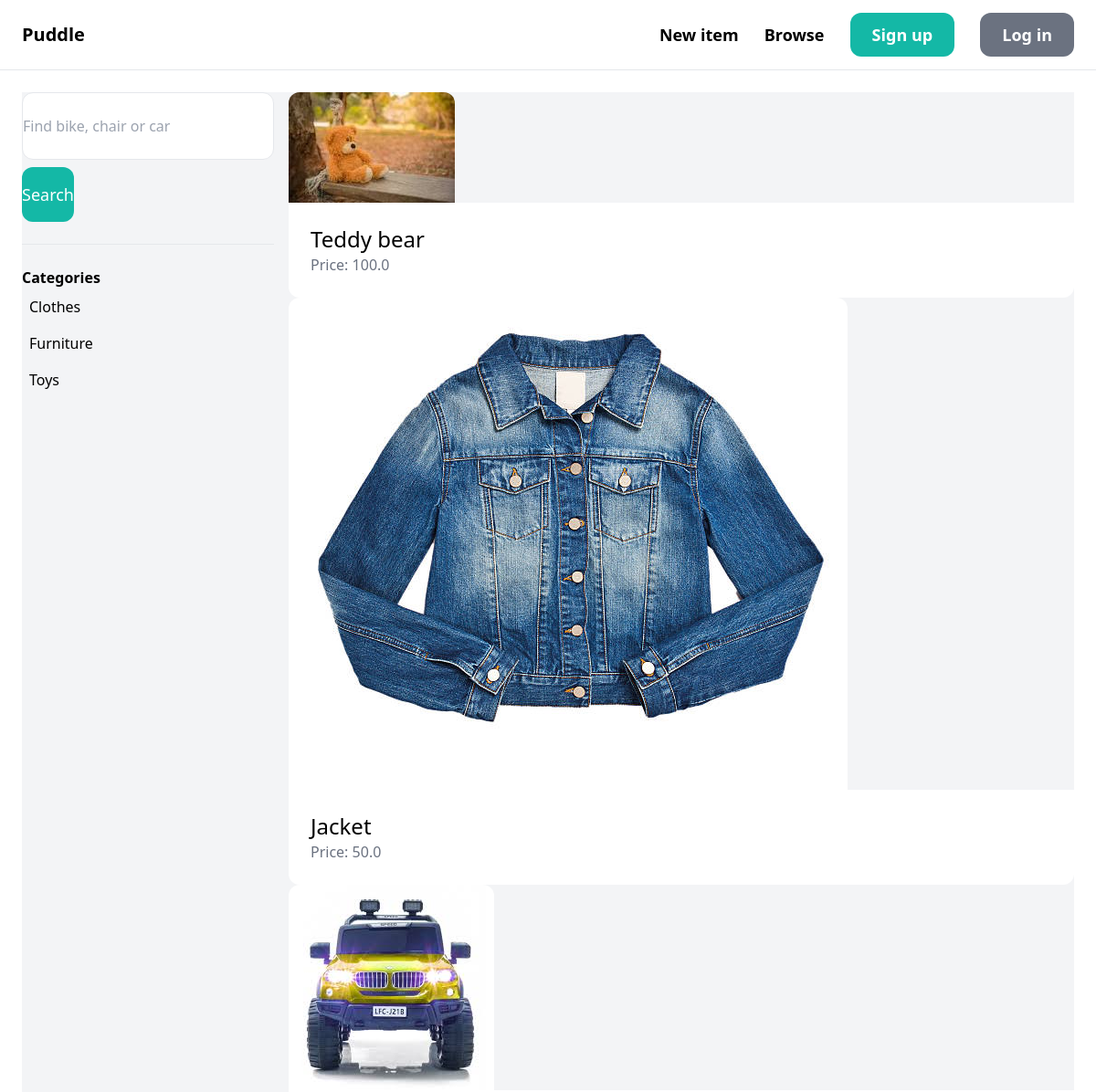
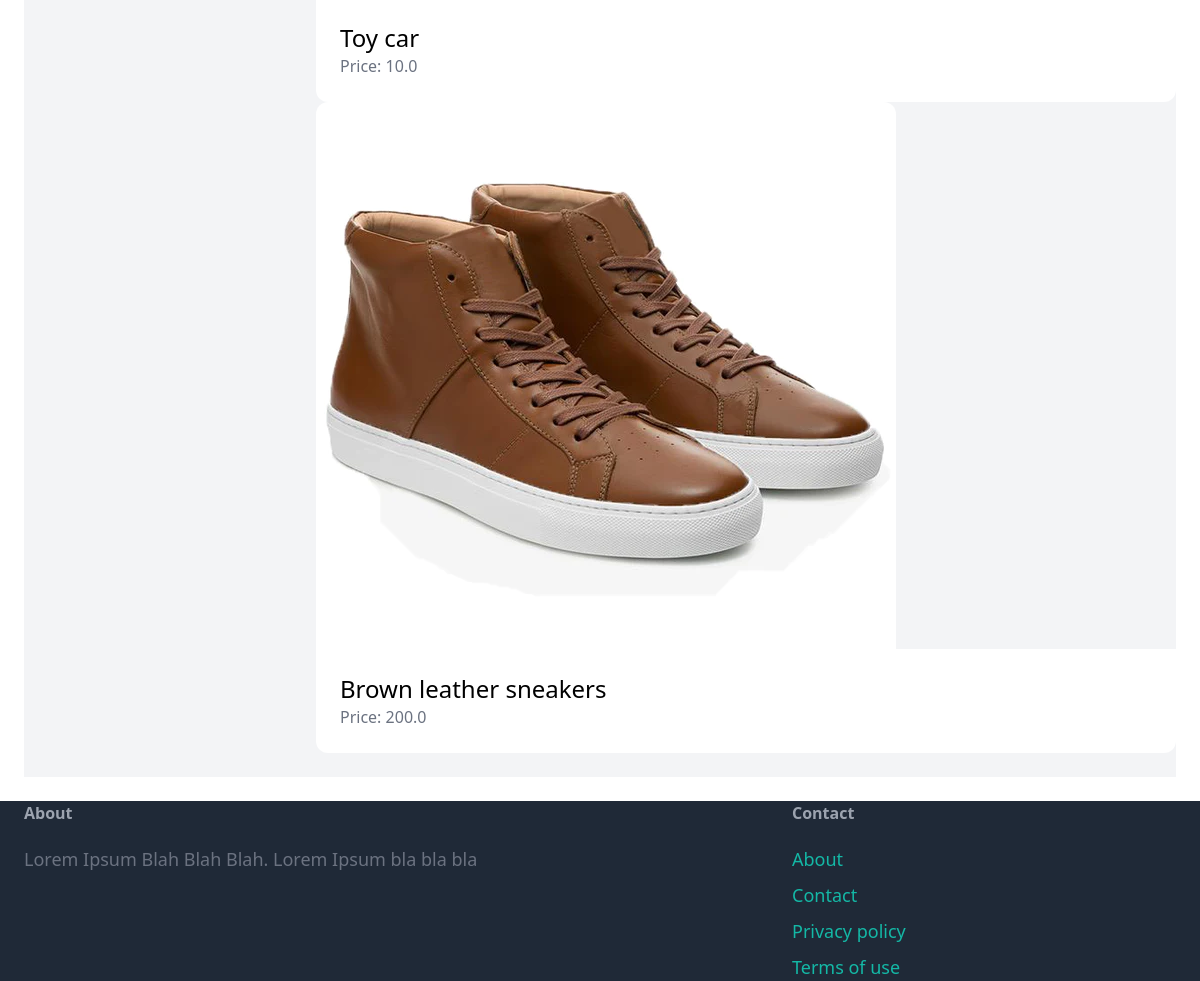
Before: /item/ with the older database file (2 pictures, top to bottom).
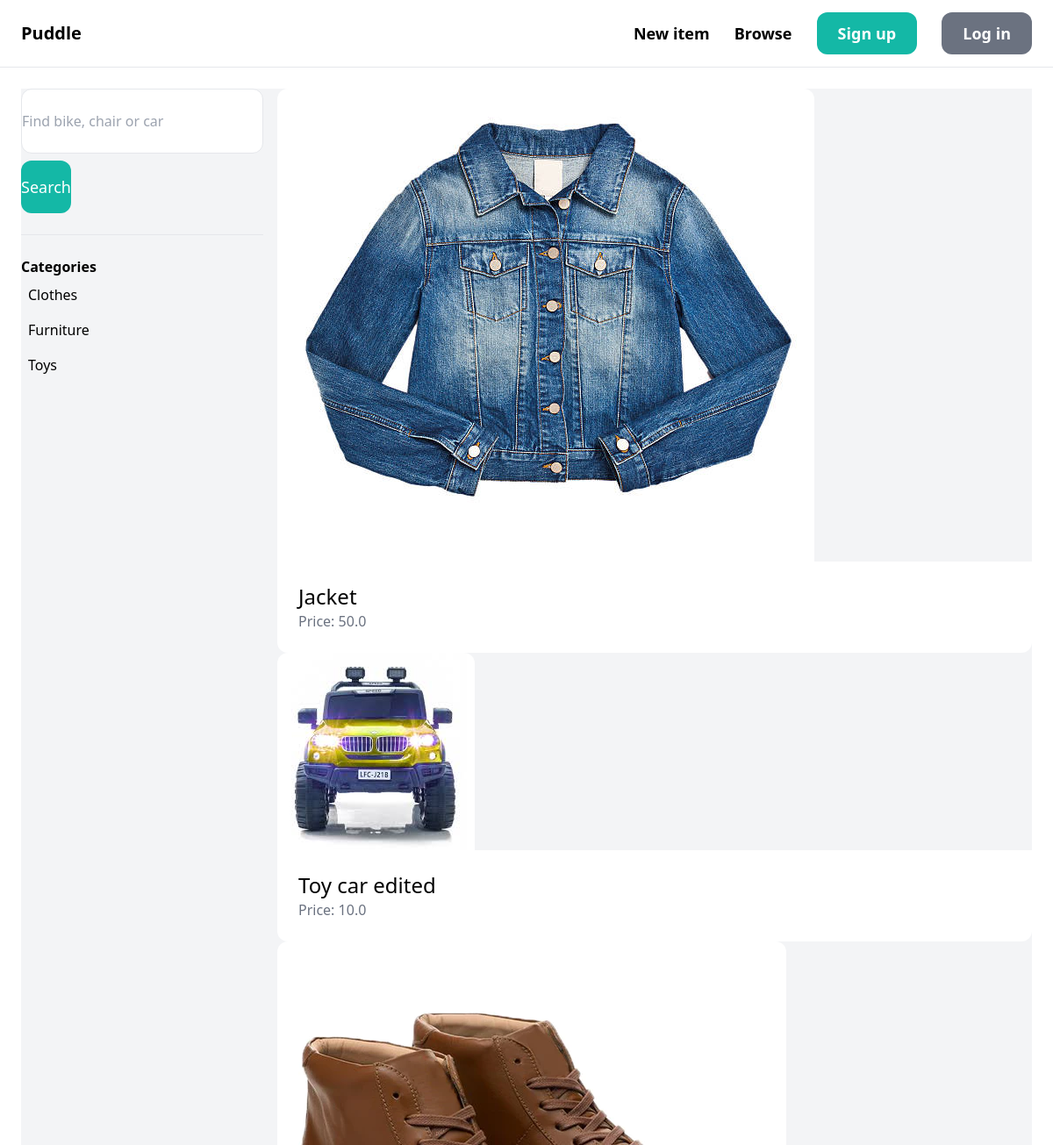
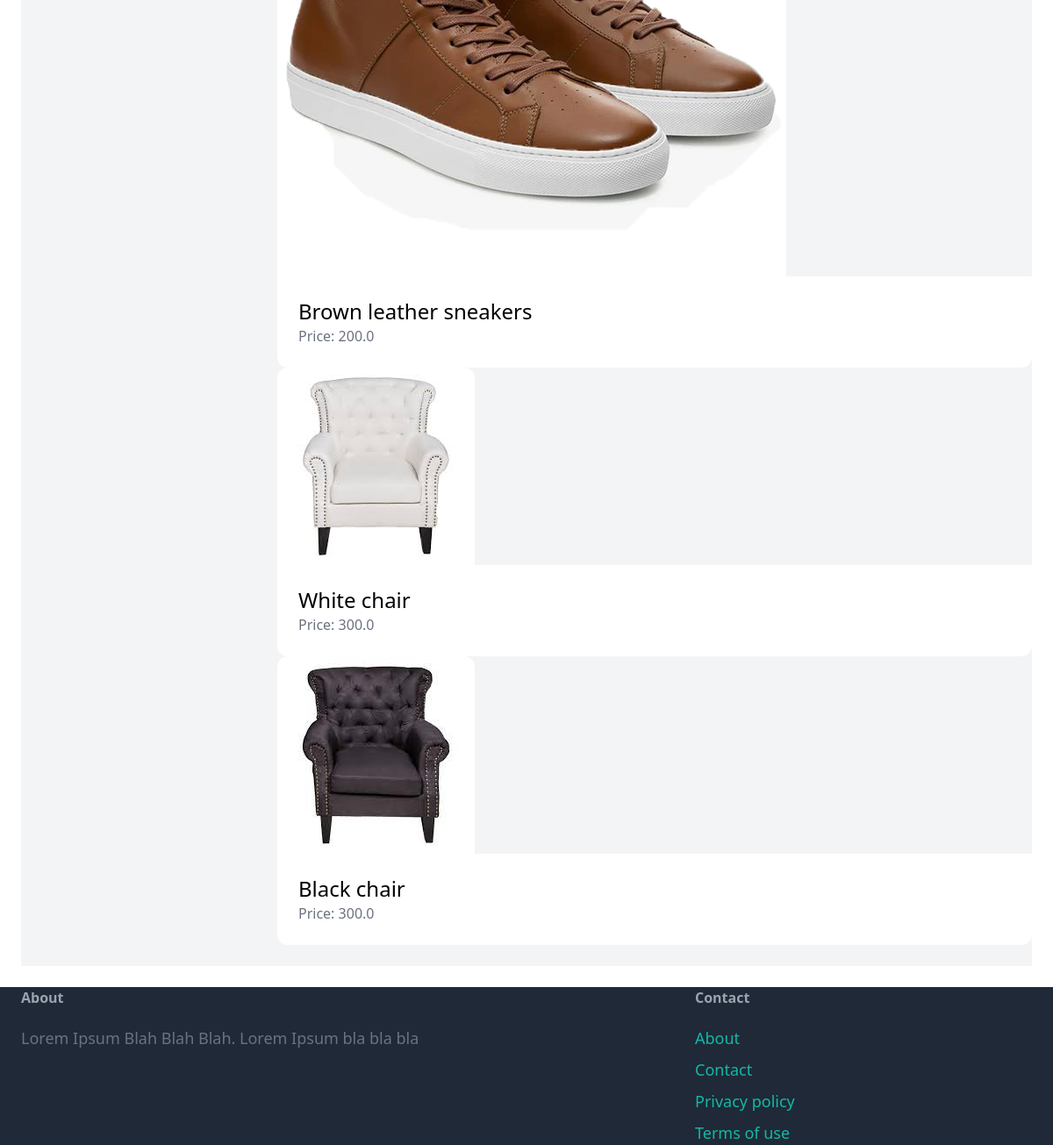
After: the same page with the newer database file (2 pictures, top to bottom).
### item/models.py (models this page shows, shortened)
class Category(models.Model):
    name = models.CharField(max_length=255)
    class Meta:
        ordering = ('name',)
        verbose_name_plural = 'categories'

class Item(models.Model):
    category = models.ForeignKey(Category, related_name='items', on_delete=models.CASCADE)
    name = models.CharField(max_length=255)
    description = models.TextField(blank=True, null=True)
    price = models.FloatField()
    image = models.ImageField(upload_to='item_images', blank=True, null=True)
    is_sold = models.BooleanField(default=False)
    created_at = models.DateTimeField(auto_now_add=True)
    created_by = models.ForeignKey(User, related_name='items', on_delete=models.CASCADE)
    class Meta:
        verbose_name_plural = 'items'

### item/views.py (the view)
# urls.py: path('', views.items, name='items'),
def items(request):
     query = request.GET.get('query', '')
     category_id = request.GET.get('category', 0)
     items = Item.objects.filter(is_sold=False)
     categories = Category.objects.all()
     if category_id:
            items = items.filter(category_id=category_id)
     if query:
          items = items.filter(Q(name__contains=query) | Q(description__contains=query))
     context = {
          'items': items,
           'query' : query,
           'categories': categories,
           'category_id': int(category_id),
        }
     return render(request, 'item/items.html', context)

### item/templates/item/items.html (shortened to what this page needs)
{% extends 'base.html' %}
{% block content %}
    <div class="pb-6 grid grid-cols-4 gap-4 bg-gray-100">
        <div class="col-span-1">
            <form action="{% url 'item:items' %}" method="GET">
                <input name="query" class="w-full py-4 py-6 border rounded-xl" type="text" value="{{ query }}" placeholder="Find bike, chair or car">
                <button class="mt-2 py-4 px08 text-lg bg-teal-500 rounded-xl text-white">Search</button>
            </form>
            <hr class="my-6">
            <p class="font-semibold">Categories</p>
            <ul>
                {% for category in categories %}
                    <li class="py-2 px-2 rounded-xl{% if category.id ==  category_id %} bg-gray-200{% endif %}">
                        <a href="{% url 'item:items' %}?query={{ query }}&category={{ category.id }}">{{ category.name }}</a>
                    </li>
                {% endfor %}
            </ul>
        </div>
        <div class="col-span-3">
            <div class="gird grid-cols-3 gap-3">
                {% for item in items %}
                    <div>
                        <a href="{% url 'item:detail' item.id %}">
                            <div>
                                <img src="{{ item.image.url }}" class="rounded-t-xl">
                            </div>
                            <div class="p-6 bg-white rounded-b-xl">
                                <h2 class="text-2xl">{{ item.name }}</h2>
                                <p class="text-gray-500">Price: {{ item.price }}</p>
                            </div>
                        </a>
                    </div>
                {% endfor %}
            </div>
        </div>
    </div>
{% endblock content %}

Changed rows visible on the page:
removed Item: image (picture), name "Teddy bear", price "100.0"
changed Item: name "Toy car" → "Toy car edited"
added Item: image (picture), name "White chair", price "300.0"
added Item: image (picture), name "Black chair", price "300.0"
